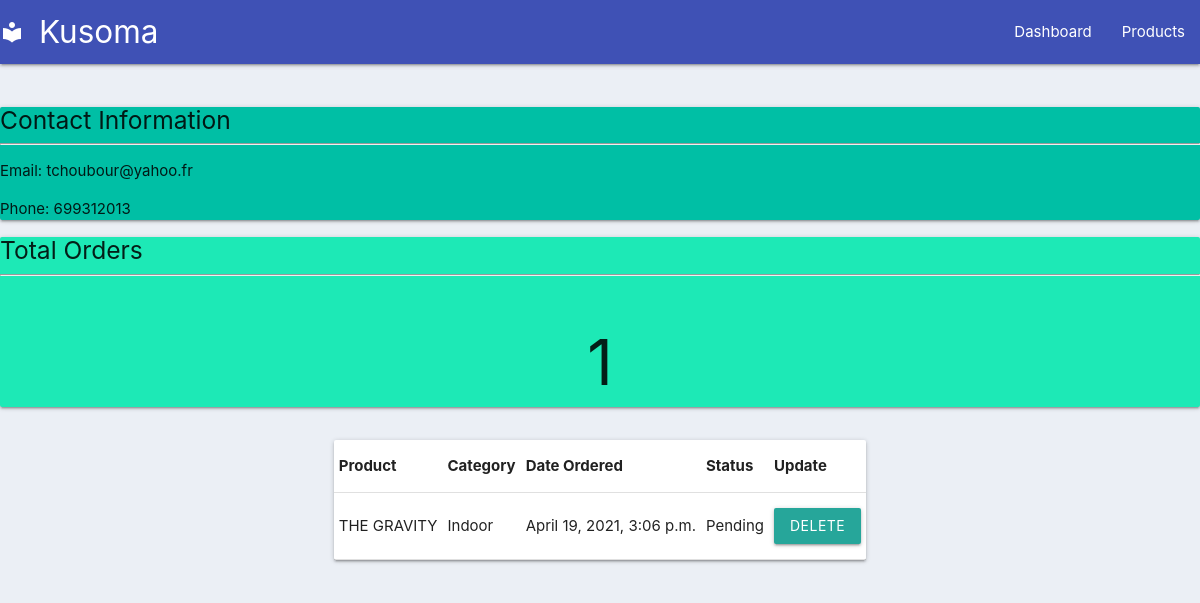
/customer/3/, run on the app's committed database.
### kannweg/todo/models.py (models this page shows, shortened)
class Customer(models.Model):
	name = models.CharField(max_length=200, null=True)
	phone = models.CharField(max_length=200, null=True)
	email = models.CharField(max_length=200, null=True)
	date_created = models.DateTimeField(auto_now_add=True, null=True)

class Order(models.Model):
	STATUS = (
			('Pending', 'Pending'),
			('Out for delivery', 'Out for delivery'),
			('Delivered', 'Delivered'),
			)
	customer = models.ForeignKey(Customer, null=True, on_delete= models.SET_NULL)
	product = models.ForeignKey(Product, null=True, on_delete= models.SET_NULL)
	date_created = models.DateTimeField(auto_now_add=True, null=True)
	status = models.CharField(max_length=200, null=True, choices=STATUS)
	description = models.CharField(max_length=200, null=True)

class Product(models.Model):
	CATEGORY = (
			('Indoor', 'Indoor'),
			('Out Door', 'Out Door'),
			)
	name = models.CharField(max_length=200, null=True)
	price = models.FloatField(null=True)
	category = models.CharField(max_length=200, null=True, choices=CATEGORY)
	date_created = models.DateTimeField(auto_now_add=True, null=True)
	description = models.CharField(max_length=200, null=True, blank=True)
	tags = models.ManyToManyField(Tag)
	def __str__(self):
		return self.name

### kannweg/todo/views.py (the view)
# urls.py: path('customer/<str:pk_test>/', views.customer, name="customer"),
def customer(request, pk_test):
	customer = Customer.objects.get(id=pk_test)
	orders = customer.order_set.all()
	order_count = orders.count()
	context = {'customer':customer, 'orders':orders, 'order_count':order_count}
	return render(request, 'todo/customer.html',context)

### kannweg/todo/templates/todo/customer.html (shortened to what this page needs)
{%  extends 'todo/main.html' %}
{% block content %}
	<br>
	<div class="col s6">
		<div class="card teal accent-4">
			<h5>Contact Information</h5>
			<hr>
			<p>Email: {{customer.email}}</p>
			<p>Phone: {{customer.phone}}</p>
		</div>
	</div>
	<div class="col s6">
		<div class="card teal accent-3">
			<h5>Total Orders</h5>
			<hr>
			<h1 style="text-align: center;padding: 10px">{{order_count}}</h1>
		</div>
	</div>
</div>
<div class="row">
	<div class="col s12">
		<div class="card ">
			<table class="table responsive-table">
				<tr>
					<th>Product</th>
					<th>Category</th>
					<th>Date Ordered</th>
					<th>Status</th>
					<th>Update</th>
				</tr>
				{% for order in orders %}
				<tr>
					<td>{{order.product}}</td>
					<td>{{order.product.category}}</td>
					<td>{{order.date_created}}</td>
					<td>{{order.status}}</td>
					<td><a class="btn " href="{% url 'delete_order' order.id %}">Delete</a></td>
				</tr>
				{% endfor %}
			</table>
		</div>
	</div>
</div>
<br>
<br>
{% endblock %}

### kannweg/static/css/main.css (style rules this page uses)
body { background-color: #ebeff5; }
body { display: flex; min-height: 100vh; flex-direction: column; }

### data on the page
Customer: email "tchoubour@yahoo.fr", phone "699312013"
Order: product "THE GRAVITY", product.category "Indoor", date_created "April 19, 2021, 3:06 p.m.", status "Pending"

### other printed values
{{ order_count }} "1"
